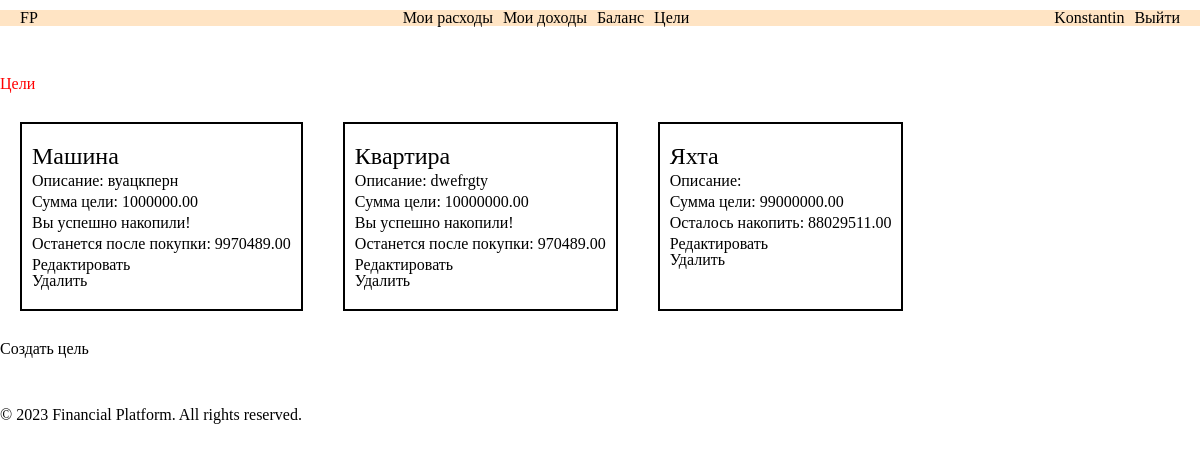
Page /goals/ (signed in) on the earlier database version.
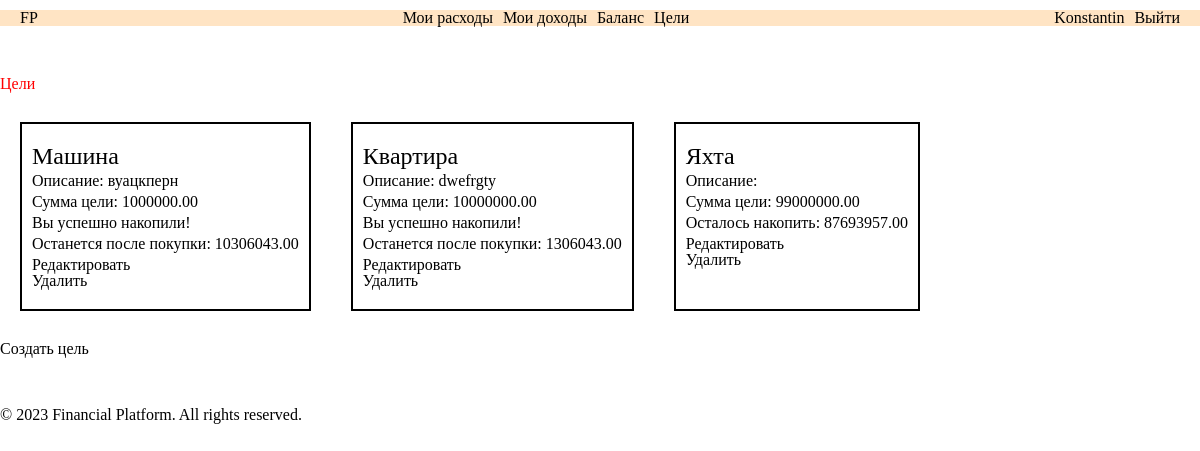
Same page on the later database version.
### goals/models.py (models this page shows, shortened)
class Goal(models.Model):
    user = models.ForeignKey(User, on_delete=models.CASCADE)
    name = models.CharField(max_length=255)
    amount = models.DecimalField(max_digits=10, decimal_places=2)
    description = models.TextField(blank=True)
    def get_remaining_amount(self):
        balance = Balance.objects.get(user=self.user)
        remaining_amount = self.amount - balance.total_balance
        return remaining_amount
    def get_reremaining_amount(self):
        balance = Balance.objects.get(user=self.user)
        reremaining_amount = balance.total_balance - self.amount
        return reremaining_amount

### balance/models.py (models this page shows, shortened)
class Balance(models.Model):
    balance_id = models.AutoField(primary_key=True)
    user = models.ForeignKey(User, on_delete=models.CASCADE)
    total_balance = models.DecimalField(max_digits=10, decimal_places=2, null=True)

### goals/views.py (the view)
# urls.py: path('', goal_list, name='goal_list'),
def goal_list(request):
    goals = Goal.objects.filter(user=request.user)
    context = {'goals': goals}
    return render(request, 'goals/goal_list.html', context)

### goals/templates/goals/goal_list.html
{% extends 'base.html' %}
{% load static %}
{% block content %}
<h1>Цели</h1>
<ul class="goals">
  {% for goal in goals %}
    <li class="goal">
      <h2>{{ goal.name }}</h2>
      <p>Описание: {{ goal.description }}</p>
      <p>Сумма цели: {{ goal.amount }}</p>
      {% if goal.get_remaining_amount < 0 %}
        <p>Вы успешно накопили!</p>
        <p>Останется после покупки: {{ goal.get_reremaining_amount }} </p>
      {% else %}
        <p>Осталось накопить: {{ goal.get_remaining_amount }}</p>
      {% endif %}
      <a href="{% url 'goal_update' goal_id=goal.id %}">Редактировать</a> <br>
      <a href="{% url 'goal_delete' goal_id=goal.id %}">Удалить</a> <br>
    </li>
  {% empty %}
    <li>No goals found.</li>
  {% endfor %}
</ul>
<a href="{% url 'goal_create' %}">Создать цель</a>
{% endblock %}

Differences in the rows shown:
changed through a linked row, Goal "Машина": get_reremaining_amount "9970489.00" → "10306043.00"
changed through a linked row, Goal "Квартира": get_reremaining_amount "970489.00" → "1306043.00"
changed through a linked row, Goal "Яхта": get_remaining_amount "88029511.00" → "87693957.00"
